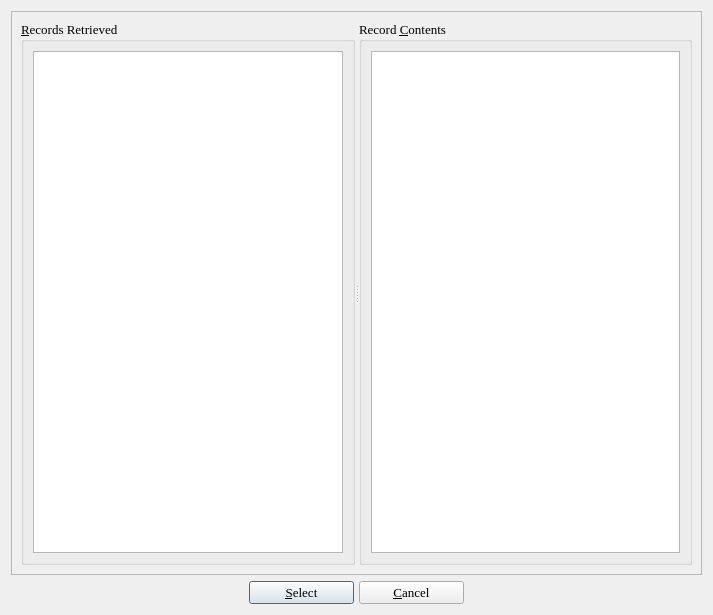
<ui version="4.0" >
 <class>locResultsDialog</class>
 <widget class="QDialog" name="locResultsDialog" >
  <property name="geometry" >
   <rect>
    <x>0</x>
    <y>0</y>
    <width>713</width>
    <height>615</height>
   </rect>
  </property>
  <property name="minimumSize" >
   <size>
    <width>650</width>
    <height>300</height>
   </size>
  </property>
  <property name="font" >
   <font>
    <family>Times</family>
    <pointsize>10</pointsize>
   </font>
  </property>
  <property name="windowTitle" >
   <string>BiblioteQ: Z39.50 Query Results</string>
  </property>
  <property name="windowIcon" >
   <iconset>
    <normaloff>icons.d/book.gif</normaloff>icons.d/book.gif</iconset>
  </property>
  <layout class="QVBoxLayout" >
   <item>
    <widget class="QFrame" name="frame" >
     <property name="frameShape" >
      <enum>QFrame::StyledPanel</enum>
     </property>
     <property name="frameShadow" >
      <enum>QFrame::Raised</enum>
     </property>
     <layout class="QVBoxLayout" >
      <item>
       <widget class="QSplitter" name="splitter" >
        <property name="orientation" >
         <enum>Qt::Horizontal</enum>
        </property>
        <property name="childrenCollapsible" >
         <bool>false</bool>
        </property>
        <widget class="QGroupBox" name="recRet" >
         <property name="sizePolicy" >
          <sizepolicy vsizetype="Preferred" hsizetype="Preferred" >
           <horstretch>0</horstretch>
           <verstretch>0</verstretch>
          </sizepolicy>
         </property>
         <property name="title" >
          <string>&amp;Records Retrieved</string>
         </property>
         <layout class="QVBoxLayout" >
          <item>
           <widget class="QListWidget" name="list" >
            <property name="font" >
             <font>
              <family>Times</family>
              <pointsize>10</pointsize>
             </font>
            </property>
           </widget>
          </item>
         </layout>
        </widget>
        <widget class="QGroupBox" name="recCont" >
         <property name="title" >
          <string>Record &amp;Contents</string>
         </property>
         <layout class="QVBoxLayout" >
          <item>
           <widget class="QTextEdit" name="textarea" >
            <property name="readOnly" >
             <bool>true</bool>
            </property>
           </widget>
          </item>
         </layout>
        </widget>
       </widget>
      </item>
     </layout>
    </widget>
   </item>
   <item>
    <layout class="QHBoxLayout" >
     <property name="spacing" >
      <number>5</number>
     </property>
     <item>
      <spacer>
       <property name="orientation" >
        <enum>Qt::Horizontal</enum>
       </property>
       <property name="sizeHint" stdset="0" >
        <size>
         <width>39</width>
         <height>20</height>
        </size>
       </property>
      </spacer>
     </item>
     <item>
      <widget class="QPushButton" name="okButton" >
       <property name="minimumSize" >
        <size>
         <width>105</width>
         <height>0</height>
        </size>
       </property>
       <property name="font" >
        <font>
         <family>Times</family>
         <pointsize>10</pointsize>
         <weight>50</weight>
         <italic>false</italic>
         <bold>false</bold>
         <underline>false</underline>
         <strikeout>false</strikeout>
        </font>
       </property>
       <property name="text" >
        <string>&amp;Select</string>
       </property>
       <property name="icon" >
        <iconset>
         <normaloff>icons.d/16x16/ok.png</normaloff>icons.d/16x16/ok.png</iconset>
       </property>
      </widget>
     </item>
     <item>
      <widget class="QPushButton" name="cancelButton" >
       <property name="minimumSize" >
        <size>
         <width>105</width>
         <height>0</height>
        </size>
       </property>
       <property name="font" >
        <font>
         <family>Times</family>
         <pointsize>10</pointsize>
        </font>
       </property>
       <property name="text" >
        <string>&amp;Cancel</string>
       </property>
       <property name="icon" >
        <iconset>
         <normaloff>icons.d/16x16/cancel.png</normaloff>icons.d/16x16/cancel.png</iconset>
       </property>
      </widget>
     </item>
     <item>
      <spacer>
       <property name="orientation" >
        <enum>Qt::Horizontal</enum>
       </property>
       <property name="sizeHint" stdset="0" >
        <size>
         <width>40</width>
         <height>20</height>
        </size>
       </property>
      </spacer>
     </item>
    </layout>
   </item>
  </layout>
 </widget>
 <tabstops>
  <tabstop>list</tabstop>
  <tabstop>textarea</tabstop>
  <tabstop>okButton</tabstop>
  <tabstop>cancelButton</tabstop>
 </tabstops>
 <resources/>
 <connections/>
</ui>
